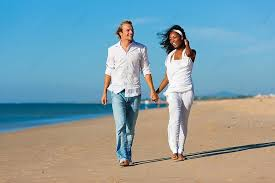
#> input picture test.jpg, 275 x 183 px
$ python -i optical_flow.py   (imports and definitions only)
#> lines starting #> are read from the running program, lines starting #| are printed output that depends on the picture
import cv2
import numpy as np

class OpticalFlow:
    def __init__(self):
        self.prev_gray = None
        self.hsv_mask = None

    def initialize(self, frame):
        self.prev_gray = cv2.cvtColor(frame, cv2.COLOR_BGR2GRAY)
        self.hsv_mask = np.zeros_like(frame)
        self.hsv_mask[..., 1] = 255

    def compute_flow(self, frame):
        gray = cv2.cvtColor(frame, cv2.COLOR_BGR2GRAY)
        flow = cv2.calcOpticalFlowFarneback(self.prev_gray, gray, None, 0.5, 3, 15, 3, 5, 1.2, 0)
        mag, ang = cv2.cartToPolar(flow[..., 0], flow[..., 1])
        self.hsv_mask[..., 0] = ang * 180 / np.pi / 2
        self.hsv_mask[..., 2] = cv2.normalize(mag, None, 0, 255, cv2.NORM_MINMAX)
        rgb_flow = cv2.cvtColor(self.hsv_mask, cv2.COLOR_HSV2BGR)
        self.prev_gray = gray
        return rgb_flow

>>> import cv2
>>> picture = cv2.imread('test.jpg')
#> picture is the input picture: shape (183, 275, 3); mean B, G, R 167.6, 159.4, 132
>>> result = OpticalFlow().compute_flow(picture)
#> in compute_flow, `gray = cv2.cvtColor(frame, cv2.COLOR_BGR2GRAY)`:
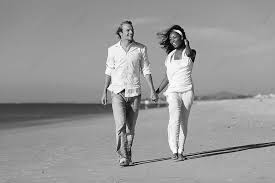
#> gray: shape (183, 275); min 0, max 255, mean 152.1
#> (the run stopped early here; a loop or call above may not have finished)
